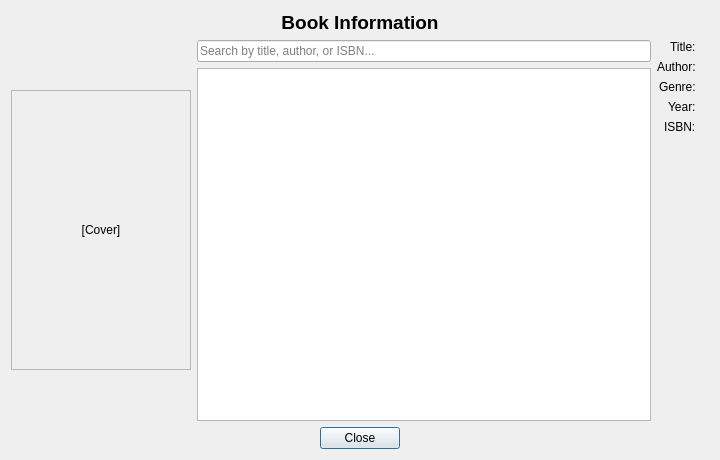
<?xml version="1.0" encoding="UTF-8"?>
<ui version="4.0">
 <class>BookInformationDialog</class>
 <widget class="QDialog" name="BookInformationDialog">
  <property name="geometry">
   <rect>
    <x>0</x>
    <y>0</y>
    <width>720</width>
    <height>460</height>
   </rect>
  </property>
  <property name="windowTitle">
   <string>Book Information</string>
  </property>
  <layout class="QVBoxLayout" name="verticalLayout_main">
   <item>
    <widget class="QLabel" name="lblDialogTitle">
     <property name="text">
      <string>Book Information</string>
     </property>
     <property name="alignment">
      <set>Qt::AlignHCenter|Qt::AlignVCenter</set>
     </property>
     <property name="font">
      <font>
       <pointsize>14</pointsize>
       <weight>75</weight>
       <bold>true</bold>
      </font>
     </property>
    </widget>
   </item>
   <item>
    <layout class="QHBoxLayout" name="horizontalLayout_content">
     <item>
      <widget class="QLabel" name="lblCover">
       <property name="minimumSize">
        <size>
         <width>180</width>
         <height>240</height>
        </size>
       </property>
       <property name="maximumSize">
        <size>
         <width>220</width>
         <height>280</height>
        </size>
       </property>
       <property name="frameShape">
        <enum>QFrame::StyledPanel</enum>
       </property>
       <property name="alignment">
        <set>Qt::AlignCenter</set>
       </property>
       <property name="text">
        <string>[Cover]</string>
       </property>
      </widget>
     </item>
     <item>
      <layout class="QVBoxLayout" name="verticalLayout_middle">
       <item>
        <widget class="QLineEdit" name="searchLineEdit">
         <property name="placeholderText">
          <string>Search by title, author, or ISBN...</string>
         </property>
        </widget>
       </item>
       <item>
        <widget class="QListWidget" name="bookListWidget">
         <property name="minimumWidth">
          <number>220</number>
         </property>
        </widget>
       </item>
      </layout>
     </item>
     <item>
      <layout class="QFormLayout" name="formLayout_details">
       <property name="labelAlignment">
        <set>Qt::AlignRight|Qt::AlignVCenter</set>
       </property>
       <property name="formAlignment">
        <set>Qt::AlignLeft|Qt::AlignTop</set>
       </property>
       <item row="0" column="0">
        <widget class="QLabel" name="lblTitleLabel">
         <property name="text">
          <string>Title:</string>
         </property>
        </widget>
       </item>
       <item row="0" column="1">
        <widget class="QLabel" name="lblTitleValue">
         <property name="text">
          <string/>
         </property>
        </widget>
       </item>
       <item row="1" column="0">
        <widget class="QLabel" name="lblAuthorLabel">
         <property name="text">
          <string>Author:</string>
         </property>
        </widget>
       </item>
       <item row="1" column="1">
        <widget class="QLabel" name="lblAuthorValue">
         <property name="text">
          <string/>
         </property>
        </widget>
       </item>
       <item row="2" column="0">
        <widget class="QLabel" name="lblGenreLabel">
         <property name="text">
          <string>Genre:</string>
         </property>
        </widget>
       </item>
       <item row="2" column="1">
        <widget class="QLabel" name="lblGenreValue">
         <property name="text">
          <string/>
         </property>
        </widget>
       </item>
       <item row="3" column="0">
        <widget class="QLabel" name="lblYearLabel">
         <property name="text">
          <string>Year:</string>
         </property>
        </widget>
       </item>
       <item row="3" column="1">
        <widget class="QLabel" name="lblYearValue">
         <property name="text">
          <string/>
         </property>
        </widget>
       </item>
       <item row="4" column="0">
        <widget class="QLabel" name="lblIsbnLabel">
         <property name="text">
          <string>ISBN:</string>
         </property>
        </widget>
       </item>
       <item row="4" column="1">
        <widget class="QLabel" name="lblIsbnValue">
         <property name="text">
          <string/>
         </property>
        </widget>
       </item>
      </layout>
     </item>
    </layout>
   </item>
   <item>
    <layout class="QHBoxLayout" name="horizontalLayout_buttons">
     <item>
      <spacer name="horizontalSpacer_left">
       <property name="orientation">
        <enum>Qt::Horizontal</enum>
       </property>
       <property name="sizeHint" stdset="0">
        <size>
         <width>40</width>
         <height>20</height>
        </size>
       </property>
      </spacer>
     </item>
     <item>
      <widget class="QPushButton" name="btnClose">
       <property name="text">
        <string>Close</string>
       </property>
      </widget>
     </item>
     <item>
      <spacer name="horizontalSpacer_right">
       <property name="orientation">
        <enum>Qt::Horizontal</enum>
       </property>
       <property name="sizeHint" stdset="0">
        <size>
         <width>40</width>
         <height>20</height>
        </size>
       </property>
      </spacer>
     </item>
    </layout>
   </item>
  </layout>
 </widget>
 <resources/>
 <connections/>
</ui>
